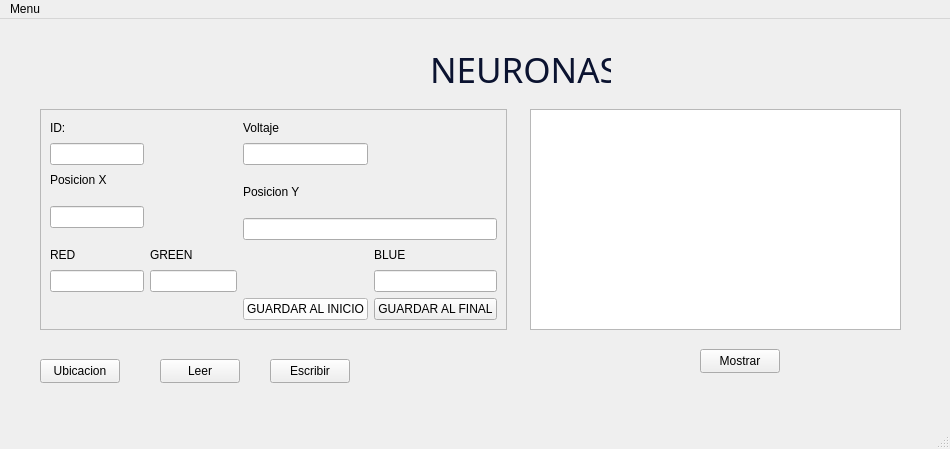
<?xml version="1.0" encoding="UTF-8"?>
<ui version="4.0">
 <class>MainWindow</class>
 <widget class="QMainWindow" name="MainWindow">
  <property name="geometry">
   <rect>
    <x>0</x>
    <y>0</y>
    <width>950</width>
    <height>449</height>
   </rect>
  </property>
  <property name="windowTitle">
   <string>MainWindow</string>
  </property>
  <widget class="QWidget" name="centralwidget">
   <widget class="QFrame" name="frame">
    <property name="geometry">
     <rect>
      <x>40</x>
      <y>90</y>
      <width>467</width>
      <height>221</height>
     </rect>
    </property>
    <property name="frameShape">
     <enum>QFrame::StyledPanel</enum>
    </property>
    <property name="frameShadow">
     <enum>QFrame::Raised</enum>
    </property>
    <layout class="QGridLayout" name="gridLayout">
     <item row="4" column="3" colspan="2">
      <widget class="QLineEdit" name="txtPosY"/>
     </item>
     <item row="2" column="0">
      <widget class="QLabel" name="label_2">
       <property name="styleSheet">
        <string notr="true">color: rgb(0, 0, 0);</string>
       </property>
       <property name="text">
        <string>Posicion X</string>
       </property>
      </widget>
     </item>
     <item row="1" column="3">
      <widget class="QLineEdit" name="txtVoltaje"/>
     </item>
     <item row="1" column="0">
      <widget class="QLineEdit" name="txtId"/>
     </item>
     <item row="7" column="3">
      <widget class="QPushButton" name="btnGuardar">
       <property name="styleSheet">
        <string notr="true">background-color: rgb(255, 255, 255);
color: rgb(0, 0, 0);</string>
       </property>
       <property name="text">
        <string>GUARDAR AL INICIO</string>
       </property>
      </widget>
     </item>
     <item row="6" column="4">
      <widget class="QLineEdit" name="txtBlue"/>
     </item>
     <item row="3" column="0" rowspan="2">
      <widget class="QLineEdit" name="txtPosX"/>
     </item>
     <item row="6" column="1" colspan="2">
      <widget class="QLineEdit" name="txtGreen"/>
     </item>
     <item row="7" column="4">
      <widget class="QPushButton" name="btnGuardarFinal">
       <property name="text">
        <string>GUARDAR AL FINAL</string>
       </property>
      </widget>
     </item>
     <item row="0" column="3">
      <widget class="QLabel" name="label_5">
       <property name="styleSheet">
        <string notr="true">color: rgb(0, 0, 0);</string>
       </property>
       <property name="text">
        <string>Voltaje</string>
       </property>
      </widget>
     </item>
     <item row="5" column="0">
      <widget class="QLabel" name="label_3">
       <property name="styleSheet">
        <string notr="true">color: rgb(0, 0, 0);</string>
       </property>
       <property name="text">
        <string>RED</string>
       </property>
      </widget>
     </item>
     <item row="0" column="0">
      <widget class="QLabel" name="label">
       <property name="styleSheet">
        <string notr="true">color: rgb(0, 0, 0);</string>
       </property>
       <property name="text">
        <string>ID:</string>
       </property>
      </widget>
     </item>
     <item row="5" column="4">
      <widget class="QLabel" name="label_7">
       <property name="styleSheet">
        <string notr="true">color: rgb(0, 0, 0);</string>
       </property>
       <property name="text">
        <string>BLUE</string>
       </property>
      </widget>
     </item>
     <item row="6" column="0">
      <widget class="QLineEdit" name="txtRed"/>
     </item>
     <item row="5" column="1">
      <widget class="QLabel" name="label_4">
       <property name="styleSheet">
        <string notr="true">color: rgb(0, 0, 0);</string>
       </property>
       <property name="text">
        <string>GREEN</string>
       </property>
      </widget>
     </item>
     <item row="2" column="3" rowspan="2" colspan="2">
      <widget class="QLabel" name="label_6">
       <property name="styleSheet">
        <string notr="true">color: rgb(0, 0, 0);</string>
       </property>
       <property name="text">
        <string>Posicion Y</string>
       </property>
      </widget>
     </item>
    </layout>
   </widget>
   <widget class="QPlainTextEdit" name="plainTextEdit">
    <property name="geometry">
     <rect>
      <x>530</x>
      <y>90</y>
      <width>371</width>
      <height>221</height>
     </rect>
    </property>
   </widget>
   <widget class="QLabel" name="label_8">
    <property name="enabled">
     <bool>false</bool>
    </property>
    <property name="geometry">
     <rect>
      <x>430</x>
      <y>10</y>
      <width>181</width>
      <height>81</height>
     </rect>
    </property>
    <property name="font">
     <font>
      <family>Gill Sans Ultra Bold Condensed</family>
      <pointsize>26</pointsize>
     </font>
    </property>
    <property name="layoutDirection">
     <enum>Qt::LeftToRight</enum>
    </property>
    <property name="styleSheet">
     <string notr="true">color: rgb(11, 19, 48);</string>
    </property>
    <property name="text">
     <string>NEURONAS</string>
    </property>
   </widget>
   <widget class="QPushButton" name="btnMostrar">
    <property name="geometry">
     <rect>
      <x>700</x>
      <y>330</y>
      <width>80</width>
      <height>24</height>
     </rect>
    </property>
    <property name="text">
     <string>Mostrar</string>
    </property>
   </widget>
   <widget class="QPushButton" name="btnUbicacion">
    <property name="geometry">
     <rect>
      <x>40</x>
      <y>340</y>
      <width>80</width>
      <height>24</height>
     </rect>
    </property>
    <property name="text">
     <string>Ubicacion</string>
    </property>
   </widget>
   <widget class="QPushButton" name="btnLeer">
    <property name="geometry">
     <rect>
      <x>160</x>
      <y>340</y>
      <width>80</width>
      <height>24</height>
     </rect>
    </property>
    <property name="text">
     <string>Leer</string>
    </property>
   </widget>
   <widget class="QPushButton" name="btnEscribir">
    <property name="geometry">
     <rect>
      <x>270</x>
      <y>340</y>
      <width>80</width>
      <height>24</height>
     </rect>
    </property>
    <property name="text">
     <string>Escribir</string>
    </property>
   </widget>
  </widget>
  <widget class="QMenuBar" name="menubar">
   <property name="geometry">
    <rect>
     <x>0</x>
     <y>0</y>
     <width>950</width>
     <height>21</height>
    </rect>
   </property>
   <widget class="QMenu" name="menuMenu">
    <property name="title">
     <string>Menu</string>
    </property>
    <addaction name="separator"/>
    <addaction name="actionOpen"/>
    <addaction name="actionguardar"/>
   </widget>
   <addaction name="menuMenu"/>
  </widget>
  <widget class="QStatusBar" name="statusbar"/>
  <action name="actionOpen">
   <property name="text">
    <string>open</string>
   </property>
  </action>
  <action name="actionClose">
   <property name="text">
    <string>Close</string>
   </property>
  </action>
  <action name="actionguardar">
   <property name="text">
    <string>guardar</string>
   </property>
  </action>
 </widget>
 <resources/>
 <connections/>
</ui>
